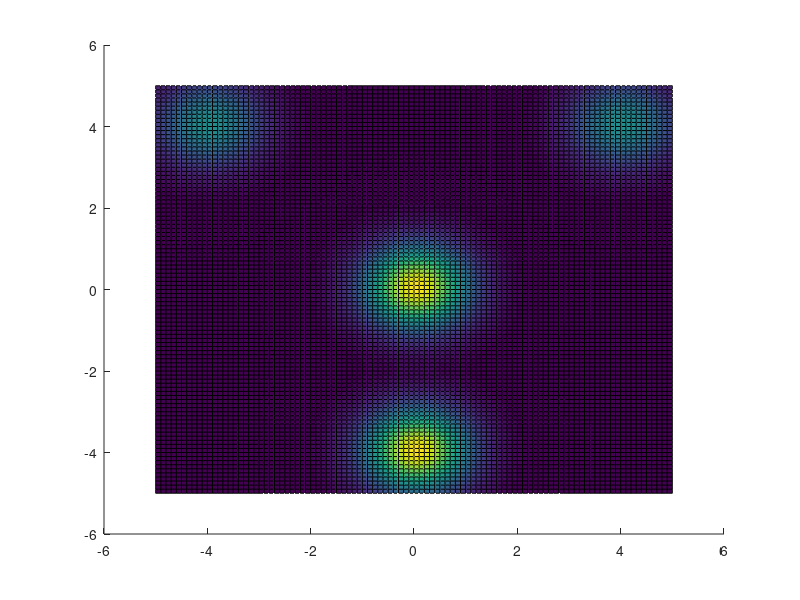
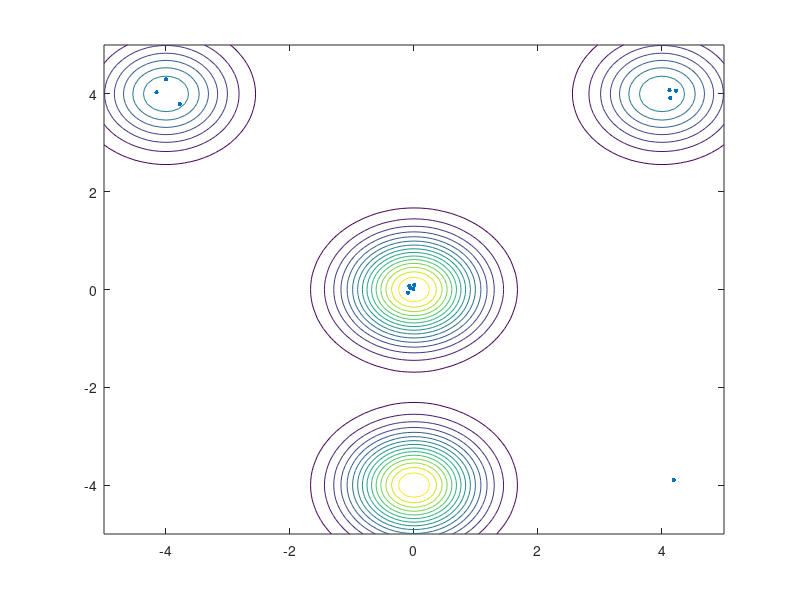

Write MATLAB code to recreate these figures, in order.
function [best] = deq(instr)
if nargin < 1 , instr=[12 50]; end
n=instr(1); maxgeneration=instr(2);
rand('state',0);
% str1 = '-sin(x)*(sin(x^2/3.14159))^20';
% str2 = '-sin(y)*(sin(2*y^2/3.14159))^20';

str1 = 'exp(-(x-4)^2-(y-4)^2)+exp(-(x+4)^2-(y-4)^2)';
str2 = '+2*exp(-x^2-(y+4)^2) + 2*exp(-x^2-y^2)';
funcstr = strcat(str1,str2);
f=vectorize(inline(funcstr));
range = [-5 5 -5 5];
% range = [0 4 0 4];
alpha = 0.2;
gamma = 1;

ngrid = 100;
dx = (range(2) - range(1))/ngrid;
dy = (range(4) - range(3))/ngrid;
[x,y] = meshgrid(range(1):dx:range(2),...
		 range(3):dy:range(4));
z=f(x,y);
figure(1); surface(x,y,z);

[xn,yn,Lighten] = init_ffa(n,range);
figure(2);
for i=1:maxgeneration
    contour(x,y,z,15); hold on;
    zn = f(xn,yn);
    [lightn,index]=sort(zn,2, 'descend');
    xn =xn(index); yn = yn(index);
    x0 = xn; y0 = yn; light0 = lightn;
    plot(xn,yn,'.','markersize',10,'markerfacecolor','g');axis(range);
    [xn,yn]=ffa_move(xn,yn,lightn,x0,y0,light0,alpha,gamma,range);
    drawnow;
    hold off;
end
best(:,1) =x0'; best(:,2) = y0'; best(:,3) = light0';

function [xn,yn,lightn]=init_ffa(n,range)
xrange = range(2) - range(1);
yrange = range(4) - range(3);
xn=rand(1,n)*xrange+range(1);
yn=rand(1,n)*yrange+range(3);
lightn = zeros(size(yn));

function [xn,yn]=ffa_move(xn,yn,lightn,x0,y0,...
	light0,alpha,gamma,range)
ni = size(yn,2); nj = size(y0,2);
for i=1:ni
for j=1:nj
	r = sqrt((xn(i)-x0(j))^2 + (yn(i)-y0(j))^2);
	if lightn(i) < light0(j) , beta0 = 1;  beta = beta0*exp(-gamma*r.^2);
		xn(i) = xn(i) .* (1-beta) + x0(j).*beta + alpha.*(rand-0.5);
		yn(i) = yn(i) .* (1-beta) + y0(j).*beta + alpha.*(rand-0.5);
	end
end
end
[xn,yn] = findrange(xn,yn,range);

function [xn,yn] = findrange(xn,yn,range)
for i = 1:length(yn)
	if xn(i) <= range(1) , xn(i) = range(1); end
	if xn(i) >= range(2) , xn(i) = range(2); end
	if yn(i) <= range(3) , yn(i) = range(3); end
	if yn(i) >= range(4) , yn(i) = range(4); end
end
	
